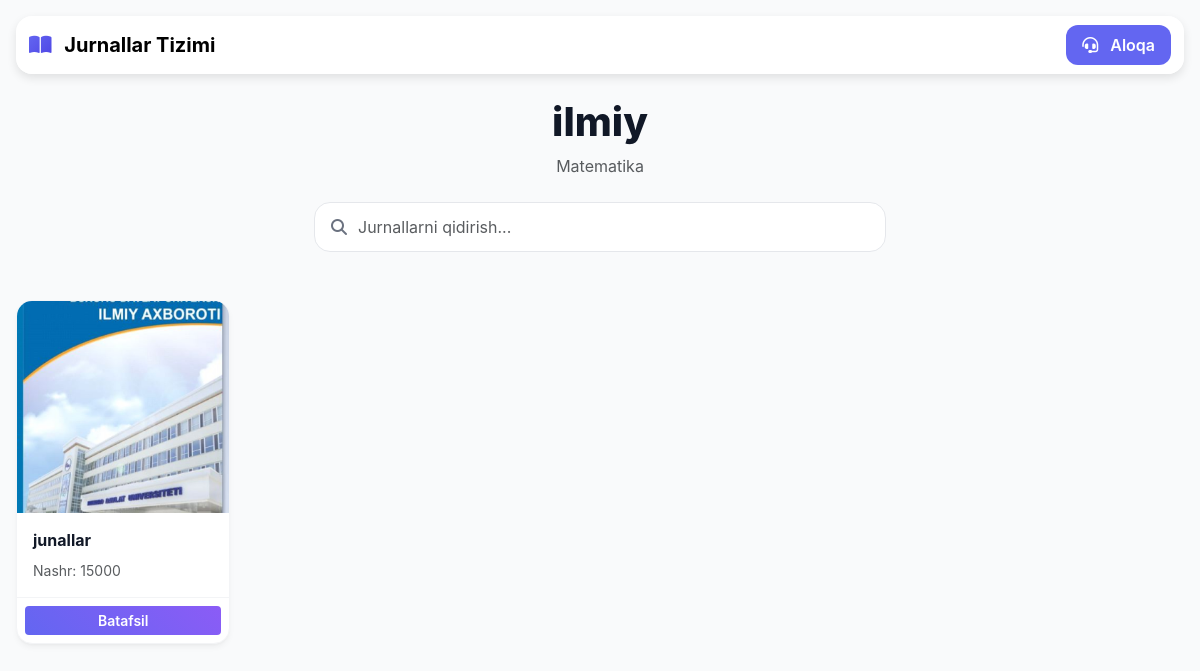
Screenshot of /fanlar/1/bolimlar/1/jurnallar/ with the database file from the repository.
### library/models.py (models this page shows, shortened)
class Bolim(models.Model):
    nomi = models.CharField(max_length=255, unique=True, verbose_name="Bo'lim nomi")
    class Meta:
        verbose_name = "Bo'lim"
        verbose_name_plural = "Bo'limlar"

class Fan(models.Model):
    nomi = models.CharField(max_length=255, unique=True, verbose_name="Fan nomi")
    class Meta:
        verbose_name = "Fan"
        verbose_name_plural = "Fanlar"

class Jurnal(models.Model):
    fan = models.ForeignKey(Fan, on_delete=models.CASCADE, related_name='jurnallar', verbose_name="Fan")
    bolim = models.ForeignKey(Bolim, on_delete=models.CASCADE, related_name='jurnallar', verbose_name="Bo'lim")
    nomi = models.CharField(max_length=255, verbose_name="Jurnal nomi")
    rasmi = models.ImageField(upload_to='jurnallar_rasmlari/', blank=True, null=True, verbose_name="Jurnal rasmi")
    nashr_chastotasi = models.CharField(max_length=255, blank=True, null=True, verbose_name="Nashr chastotasi")
    murojaat_link = models.URLField(blank=True, null=True, verbose_name="Murojaat uchun havola")
    jurnal_sayti = models.URLField(blank=True, null=True, verbose_name="Jurnal sayti")
    talablar_link = models.URLField(blank=True, null=True, verbose_name="Jurnal talablari havolasi")
    class Meta:
        verbose_name = "Jurnal"
        verbose_name_plural = "Jurnallar"

### library/views.py (the view)
class JurnalListView(ListView):
    template_name = 'jurnallar/jurnal_list.html'
    context_object_name = 'jurnallar'
    paginate_by = 12
    def get_queryset(self):
        self.fan = get_object_or_404(Fan, pk=self.kwargs['fan_id'])
        self.bolim = get_object_or_404(Bolim, pk=self.kwargs['bolim_id'])
        queryset = Jurnal.objects.filter(fan=self.fan, bolim=self.bolim).order_by('nomi')
        query = self.request.GET.get('q')
        if query:
            queryset = queryset.filter(Q(nomi__icontains=query))
        return queryset
    def get_context_data(self, **kwargs):
        context = super().get_context_data(**kwargs)
        context['fan'] = self.fan
        context['bolim'] = self.bolim
        context['search_query'] = self.request.GET.get('q', '')
        return context

### templates/jurnallar/jurnal_list.html (shortened to what this page needs)
{% extends 'jurnallar/base.html' %}
{% block content %}
<div class="container-fluid px-3 py-4">
    <header class="mb-4 text-center">
        <h1 class="main-title">{{ bolim.nomi }}</h1>
        <p class="text-muted">{{ fan.nomi }}</p>
    </header>
    <section class="mb-5 search-section">
        <div class="row justify-content-center">
            <div class="col-md-8 col-lg-6">
                <form method="get" action="" class="search-form">
                    <div class="input-group">
                        <span class="input-group-text search-icon-wrapper"><i class="fas fa-search"></i></span>
                        <input type="text" class="form-control search-input" name="q" value="{{ search_query }}" placeholder="Jurnallarni qidirish...">
                    </div>
                </form>
            </div>
        </div>
    </section>
    <section>
        <div class="row g-4 row-cols-2 row-cols-sm-2 row-cols-md-3 row-cols-lg-4 row-cols-xl-5">
            {% for jurnal in jurnallar %}
            <div class="col jurnal-item">
                <div class="card jurnal-card h-100 d-flex flex-column">
                    <a href="{% url 'jurnal_detail' fan_id=fan.id bolim_id=bolim.id pk=jurnal.id %}" class="text-decoration-none text-dark d-flex flex-column flex-grow-1">
                        <div class="jurnal-image-wrapper">
                            {% if jurnal.rasmi %}
                                <img src="{{ jurnal.rasmi.url }}" class="jurnal-image" alt="{{ jurnal.nomi }}" loading="lazy">
                            {% else %}
                                <div class="jurnal-image-placeholder">
                                    <span class="placeholder-letter">{{ jurnal.nomi|first|upper }}</span>
                                </div>
                            {% endif %}
                        </div>
                        <div class="card-body p-3 d-flex flex-column flex-grow-1">
                            <h5 class="card-title fw-bold">{{ jurnal.nomi|truncatechars:45 }}</h5>
                            <p class="card-text text-muted small mt-auto">
                                Nashr: {{ jurnal.nashr_chastotasi|default:"Noma'lum" }}
                            </p>
                        </div>
                    </a>
                    <div class="card-footer p-2">
                        <a href="{% url 'jurnal_detail' fan_id=fan.id bolim_id=bolim.id pk=jurnal.id %}" class="btn btn-sm w-100 details-btn">
                            Batafsil
                        </a>
                    </div>
                </div>
            </div>
            {% endfor %}
        </div>
    </section>
</div>
{% endblock %}

### templates/jurnallar/base.html (style rules this page uses)
:root { --primary-color: #6366f1; --primary-dark: #4f46e5; --light-color: #ffffff; --dark-color: #1e293b; --text-color: #334155; --bg-color: #f8fafc; --border-radius: 1rem; --shadow-lg: 0 10px 15px -3px rgba(0, 0, 0, 0.1 ), 0 4px 6px -4px rgba(0, 0, 0, 0.1); --transition: all 0.3s cubic-bezier(0.4, 0, 0.2, 1); }
body { background-color: var(--bg-color); color: var(--text-color); font-family: 'Inter', -apple-system, BlinkMacSystemFont, "Segoe UI", Roboto, Helvetica, Arial, sans-serif; overflow-x: hidden; }

### templates/jurnallar/jurnal_list.html (style rules this page uses)
:root { --primary-gradient: linear-gradient(45deg, #6366f1, #8b5cf6); --primary-color: #6366f1; --border-radius: 1rem; --card-bg: #ffffff; --card-border: #f3f4f6; --text-dark: #111827; --text-muted: #6b7280; --body-bg: #f9fafb; }
body { background-color: var(--body-bg); font-family: -apple-system, BlinkMacSystemFont, "Segoe UI", Roboto, "Helvetica Neue", Arial, sans-serif; }
.main-title { font-weight: 800; color: var(--text-dark); }
.search-form .input-group { border-radius: var(--border-radius); background: var(--card-bg); border: 1px solid #e5e7eb; transition: all 0.2s ease-in-out; }
.search-icon-wrapper { background: transparent; border: none; color: var(--text-muted); padding-left: 1rem; }
.search-input { border: none; background: transparent; padding: 0.75rem 1rem 0.75rem 0; font-size: 1rem; }
.jurnal-card { background: var(--card-bg); border: 1px solid var(--card-border); border-radius: var(--border-radius); transition: all 0.3s ease; box-shadow: 0 4px 6px -1px rgba(0,0,0,0.05), 0 2px 4px -2px rgba(0,0,0,0.05); overflow: hidden; }
.jurnal-image-wrapper { width: 100%; aspect-ratio: 1 / 1; overflow: hidden; }
.jurnal-image { width: 100%; height: 100%; object-fit: cover; transition: transform 0.3s ease; }
.card-title { color: var(--text-dark); line-height: 1.4; font-size: 1rem; }
.card-footer { background: transparent; border-top: 1px solid var(--card-border); }
.details-btn { background: var(--primary-gradient); color: white; font-weight: 600; border: none; transition: all 0.2s; width: 100%; }
.jurnal-item, .search-section { animation: item-fade-in 0.5s cubic-bezier(0.25, 0.46, 0.45, 0.94) forwards; opacity: 0; transform: translateY(20px); }
.search-section { animation-delay: 100ms; }
.jurnal-item { animation-delay: calc(var(--index) * 50ms + 200ms); }

### rows the page displays
Bolim: nomi "ilmiy"
Fan: nomi "Matematika"
Jurnal: rasmi (picture), nomi "junallar", nashr_chastotasi "15000"
